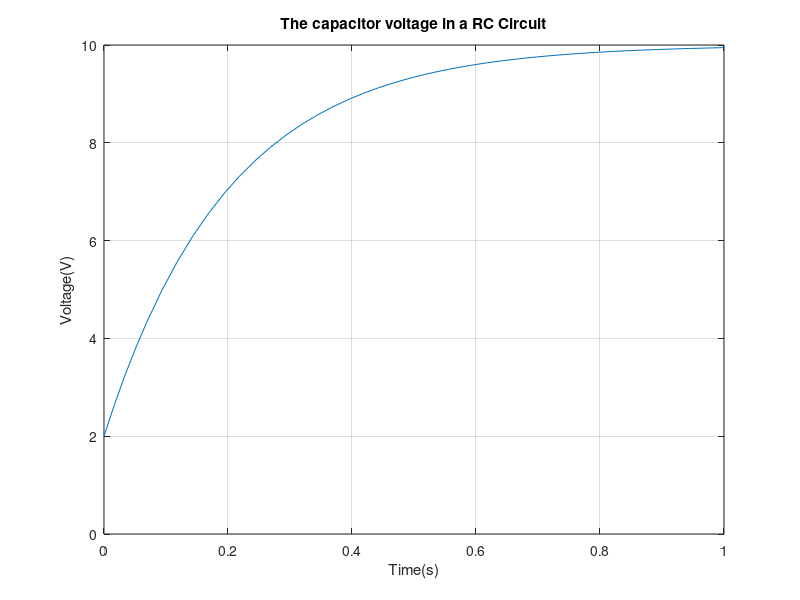

Reproduce this figure in MATLAB.
% Rc Circuit Application
% Define some constants
RC = 0.2;
vi = 2;
va = 10;
% Use ode 45 to solve the differential equation
% Solve for voltage after 0.25s
[t,V] = ode45(@(t,V) (va-V)/RC, [0 0.25],vi);
n = length(V);
fprintf("The voltage after 0.25s is %.2f V.\n",V(n))
% Solve for voltage after 0.5s
[t,V] = ode45(@(t,V) (va-V)/RC, [0 0.5],vi);
n = length(V);
fprintf("The voltage after 0.5s is %.2f V.\n",V(n))
% Solve for voltage after 1s
[t,V] = ode45(@(t,V) (va-V)/RC, [0 1],vi);
n = length(V);
fprintf("The voltage after 1s is %.2f V.\n",V(n))
% Logical comparison
near8v = V>7.9 & V<8.1;
time8v = t(near8v);
fprintf("It will take %.2f seconds for the voltage to reach 8V.\n",time8v)
plot(t,V)
ylim([0 10])
grid on
title("The capacitor voltage in a RC Circuit")
xlabel("Time(s)")
ylabel("Voltage(V)")